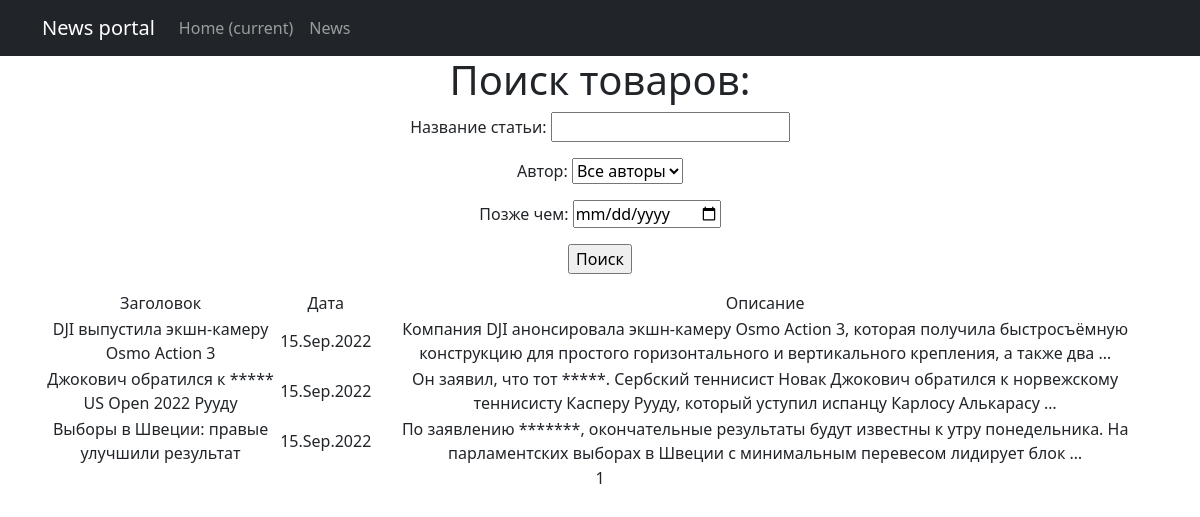
Page /news/search/ on the earlier database version.
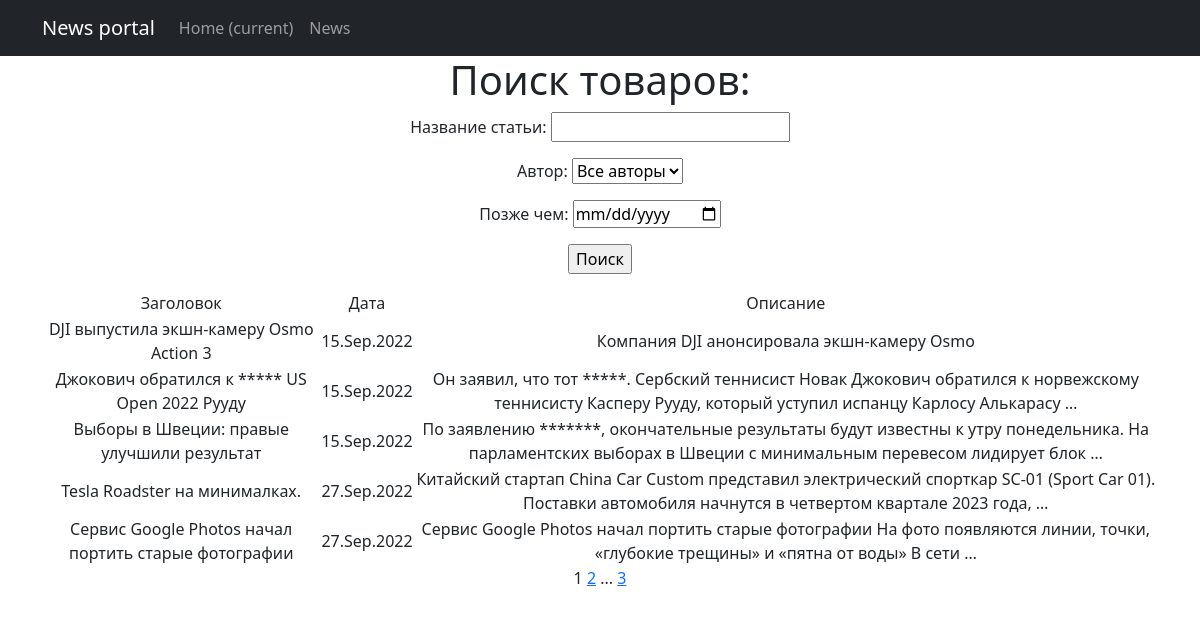
Same page on the later database version.
### news/models.py (models this page shows, shortened)
class Post(models.Model):
    news = 'NW'
    article = 'AR'
    TYPE_CHOICES = [
        (article, 'Article'),
        (news, 'News')
    ]
    author = models.ForeignKey(Author, on_delete=models.CASCADE)
    category = models.ManyToManyField(Category, through='PostCategory')
    post_type = models.CharField(max_length=2, choices=TYPE_CHOICES)
    post_date = models.DateTimeField(auto_now_add=True)
    post_title = models.CharField(max_length=255)
    post_text = models.TextField()
    post_rating = models.IntegerField(default=0)

### news/views.py (the view)
# urls.py: path('search/', PostSearch.as_view(), name='post_search'),
class PostSearch(ListView):
    model = Post
    template_name = 'post_search.html'
    context_object_name = 'news'
    paginate_by = 5
    def get_queryset(self):
        queryset = super().get_queryset()
        self.filterset = PostFilter(self.request.GET, queryset)
        return self.filterset.qs
    def get_context_data(self, **kwargs):
        context = super().get_context_data(**kwargs)
        context['filterset'] = self.filterset
        return context

### news/models.py (called while the page is built)
    def __str__(self):
        return f'{self.user.username}'

### news/templatetags/custom_filters.py (called while the page is built)
@register.filter()
def censor(value):
    for _ in CENSOR_WORDS:
        value = value.replace(_, "*" * len(_))
    return f'{value}'

### news/templatetags/custom_tags.py (called while the page is built)
@register.simple_tag(takes_context=True)
def url_replace(context, **kwargs):
   d = context['request'].GET.copy()
   for k, v in kwargs.items():
       d[k] = v
   return d.urlencode()

### templates/post_search.html (shortened to what this page needs)
{% extends 'flatpages/default.html' %}
{% load custom_filters %}
{% load custom_tags %}
{% block content %}
    <h1>Поиск товаров:</h1>
    <form action="" method="get">
        {{ filterset.form.as_p }}
        <input type="submit" value="Поиск">
    </form>
    <p>
    {% if news %}
        <table>
            <tr>
                <td>Заголовок</td>
                <td>Дата</td>
                <td>Описание</td>
            </tr>
            {% for post in news %}
            <tr>
                <td>{{ post.post_title|censor }}</td>
                <td>{{ post.post_date|date:'d.M.Y' }}</td>
                <td>{{ post.post_text|truncatewords:20|censor }}</td>
            </tr>
            {% endfor %}
        </table>
    {% else %}
        <h2>"Новостей нет"</h2>
    {% endif %}
    {{ page_obj.number }}
    {% if page_obj.has_next %}
        <a href="?{% url_replace page=page_obj.next_page_number %}">{{ page_obj.next_page_number }}</a>
        {% if paginator.num_pages != page_obj.next_page_number %}
            ...
            <a href="?{% url_replace page=page_obj.paginator.num_pages %}">{{ page_obj.paginator.num_pages }}</a>
        {% endif %}
    {% endif %}
{% endblock content %}

Differences in the rows shown:
changed Post "DJI выпустила экшн-камеру Osmo Action 3": post_text|censor "…DJI анонсировала экшн-камеру Osmo Action 3, которая получила быстросъёмную конструкцию для простого горизонтального и вертикального крепления, а также два …" → "Компания DJI анонсировала экшн-камеру Osmo"
added Post: post_title|censor "Tesla Roadster на минималках.", post_date "27.Sep.2022", post_text|censor "Китайский стартап China Car Custom представил электрический спорткар SC-01 (Sport Car 01). Поставки автомобиля начнутся в четвертом квартале 2023 года, …"
added Post: post_title|censor "Сервис Google Photos начал портить старые фотографии", post_date "27.Sep.2022", post_text|censor "Сервис Google Photos начал портить старые фотографии На фото появляются линии, точки, «глубокие трещины» и «пятна от воды» В сети …"
Other differences:
{{ page_obj.next_page_number }}: (not shown) → "2"
{{ page_obj.paginator.num_pages }}: (not shown) → "3"
